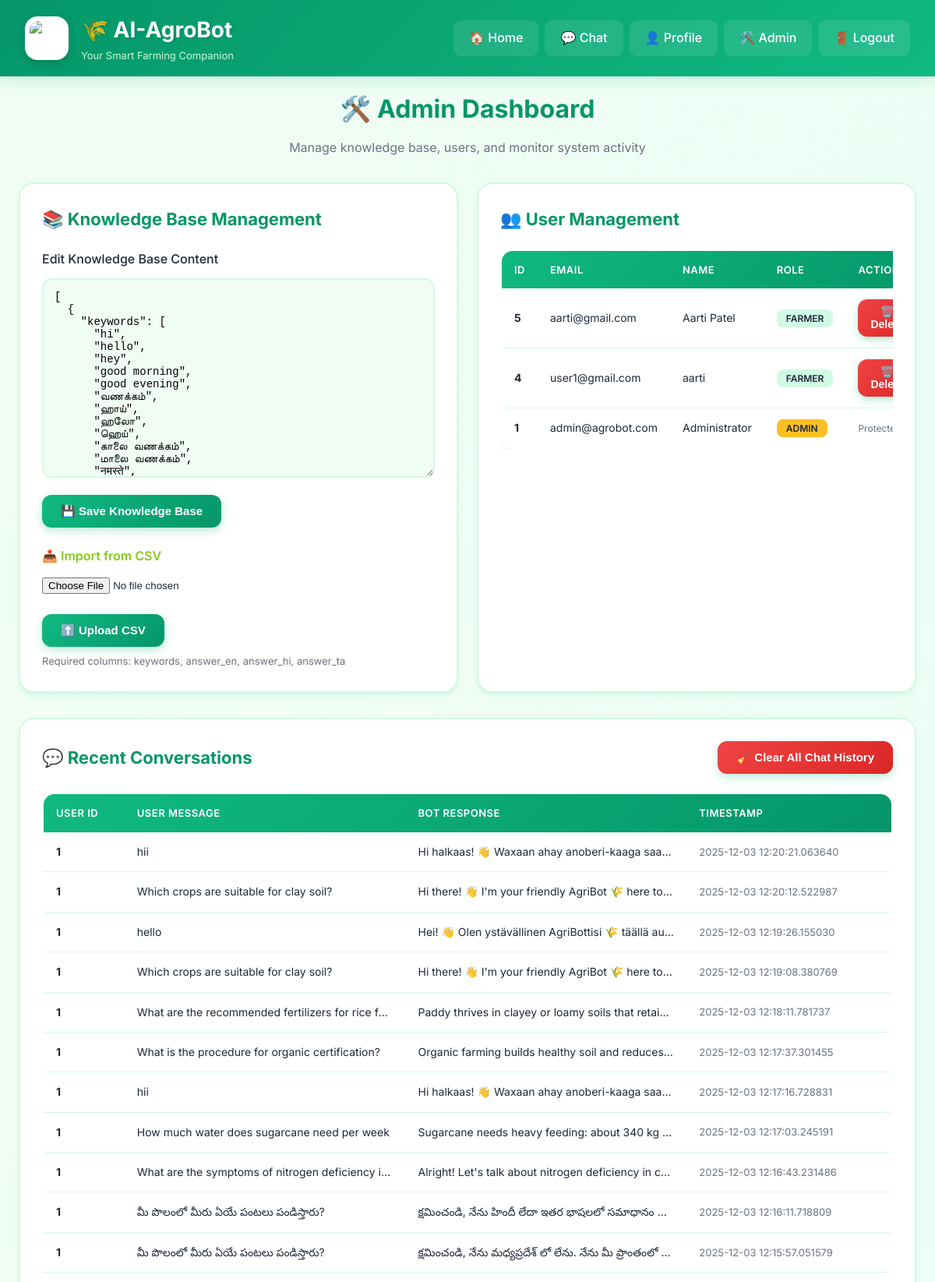
The page /admin (signed in, upper part) on the database its author committed.
### database.py (models this page shows)
class User(UserMixin, db.Model):
    __tablename__ = "users"
    id = db.Column(db.Integer, primary_key=True)
    email = db.Column(db.String(200), unique=True, nullable=False)
    password = db.Column(db.String(200), nullable=False)
    name = db.Column(db.String(100))
    role = db.Column(db.String(20), default="farmer")
    primary_crop = db.Column(db.String(100))
    region = db.Column(db.String(100))
    preferred_language = db.Column(db.String(20), default="en")

class ChatHistory(db.Model):
    __tablename__ = "chat_history"
    id = db.Column(db.Integer, primary_key=True)
    user_id = db.Column(db.Integer, db.ForeignKey("users.id"), nullable=True)
    user_message = db.Column(db.Text)
    bot_response = db.Column(db.Text)
    created_at = db.Column(db.DateTime, default=datetime.utcnow)
    feedback = db.Column(db.String(20), nullable=True)

### app.py (the view)
@app.route("/admin")
@login_required
def admin_dashboard():
    if current_user.role != "admin":
        flash("Access denied", "danger"); return redirect(url_for("home"))  # Changed
    users = User.query.order_by(User.id.desc()).all()
    chats = ChatHistory.query.order_by(ChatHistory.created_at.desc()).limit(500).all()
    kb_content = ""
    try:
        with open(KB_PATH,"r",encoding="utf-8") as f: kb_content = f.read()
    except Exception:
        kb_content = "[]"
    return render_template("admin_dashboard.html", users=users, chats=chats, kb_content=kb_content)

### app.py (called while the page is built)
@login_manager.user_loader
def load_user(user_id):
    return db.session.get(User, int(user_id))

### templates/admin_dashboard.html
{% extends "base.html" %}
{% block content %}
<div style="text-align: center; margin-bottom: 32px;">
  <h2 style="color: var(--primary-dark); font-size: 32px; margin-bottom: 12px;">🛠️ Admin Dashboard</h2>
  <p style="color: var(--text-light);">Manage knowledge base, users, and monitor system activity</p>
</div>
<div class="admin-grid">
  <section class="admin-kb">
    <h3>📚 Knowledge Base Management</h3>
    <form method="post" action="{{ url_for('admin_edit_kb') }}">
      <label style="display: block; margin-bottom: 12px; color: var(--text); font-weight: 500;">
        Edit Knowledge Base Content
      </label>
      <textarea name="kb_data" rows="14" placeholder="Enter knowledge base entries...">{{ kb_content }}</textarea>
      <div class="actions">
        <button class="btn" type="submit">💾 Save Knowledge Base</button>
      </div>
    </form>
    <h4>📤 Import from CSV</h4>
    <form method="post" action="{{ url_for('admin_upload_kb_csv') }}" enctype="multipart/form-data">
      <input type="file" name="csv_file" accept=".csv" required style="margin-bottom: 12px;">
      <div class="actions">
        <button class="btn" type="submit">⬆️ Upload CSV</button>
      </div>
      <small style="display: block; margin-top: 8px;">Required columns: keywords, answer_en, answer_hi, answer_ta</small>
    </form>
  </section>
  <section class="admin-chats">
    <h3>👥 User Management</h3>
    <div style="overflow-x: auto;">
      <table class="table">
        <thead>
          <tr>
            <th>ID</th>
            <th>Email</th>
            <th>Name</th>
            <th>Role</th>
            <th>Action</th>
          </tr>
        </thead>
        <tbody>
          {% for u in users %}
            <tr>
              <td><strong>{{ u.id }}</strong></td>
              <td>{{ u.email }}</td>
              <td>{{ u.name or '—' }}</td>
              <td>
                <span style="padding: 4px 12px; border-radius: 8px; font-size: 12px; font-weight: 600; background: {% if u.role == 'admin' %}var(--accent){% else %}var(--primary-light){% endif %}; color: var(--text);">
                  {{ u.role|upper }}
                </span>
              </td>
              <td>
                {% if u.role != 'admin' %}
                  <form method="post" action="{{ url_for('admin_delete_user', user_id=u.id) }}" style="margin: 0;">
                    <button class="btn small danger" type="submit" onclick="return confirm('Are you sure you want to delete this user?')">
                      🗑️ Delete
                    </button>
                  </form>
                {% else %}
                  <span style="color: var(--text-light); font-size: 12px;">Protected</span>
                {% endif %}
              </td>
            </tr>
          {% endfor %}
        </tbody>
      </table>
    </div>
  </section>
</div>
<div style="background: var(--card); padding: 28px; border-radius: 20px; box-shadow: var(--shadow); border: 2px solid var(--border); margin-top: 32px;">
  <div style="display: flex; justify-content: space-between; align-items: center; margin-bottom: 24px;">
    <h3 style="margin: 0;">💬 Recent Conversations</h3>
    <form method="post" action="{{ url_for('admin_clear_chats') }}" onsubmit="return confirm('⚠️ Are you sure you want to delete ALL chat history? This action cannot be undone!');" style="margin: 0;">
      <button class="btn danger" type="submit">🧹 Clear All Chat History</button>
    </form>
  </div>
  <div style="overflow-x: auto;">
    <table class="table">
      <thead>
        <tr>
          <th>User ID</th>
          <th>User Message</th>
          <th>Bot Response</th>
          <th>Timestamp</th>
        </tr>
      </thead>
      <tbody>
        {% for c in chats %}
          <tr>
            <td><strong>{{ c.user_id or 'Guest' }}</strong></td>
            <td style="max-width: 300px; overflow: hidden; text-overflow: ellipsis; white-space: nowrap;">
              {{ c.user_message }}
            </td>
            <td style="max-width: 300px; overflow: hidden; text-overflow: ellipsis; white-space: nowrap;">
              {{ c.bot_response }}
            </td>
            <td style="white-space: nowrap; color: var(--text-light); font-size: 13px;">
              {{ c.created_at }}
            </td>
          </tr>
        {% endfor %}
      </tbody>
    </table>
  </div>
</div>
{% endblock %}

### static/style.css (style rules this page uses)
:root { --primary: #10b981; --primary-dark: #059669; --primary-light: #d1fae5; --secondary: #84cc16; --accent: #fbbf24; --muted: #6b7280; --bg: #f0fdf4; --bg-secondary: #ecfdf5; --card: #ffffff; --text: #1f2937; --text-light: #6b7280; --border: #d1fae5; --shadow: 0 4px 6px -1px rgba(16, 185, 129, 0.1), 0 2px 4px -1px rgba(16, 185, 129, 0.06); --shadow-lg: 0 10px 15px -3px rgba(16, 185, 129, 0.1), 0 4px 6px -2px rgba(16, 185, 129, 0.05); }
* { box-sizing: border-box; margin: 0; padding: 0; }
body { font-family: 'Inter', -apple-system, BlinkMacSystemFont, 'Segoe UI', Roboto, 'Helvetica Neue', Arial, sans-serif; background: linear-gradient(135deg, #f0fdf4 0%, #ecfdf5 100%); color: var(--text); line-height: 1.6; min-height: 100vh; }
.btn, button { background: linear-gradient(135deg, var(--primary) 0%, var(--primary-dark) 100%); color: white; border: none; padding: 12px 24px; border-radius: 12px; cursor: pointer; font-weight: 600; font-size: 15px; transition: all 0.3s ease; box-shadow: 0 4px 12px rgba(16, 185, 129, 0.3); }
.btn.small { padding: 8px 16px; font-size: 14px; }
.btn.danger { background: linear-gradient(135deg, #ef4444 0%, #dc2626 100%); }
.actions { display: flex; align-items: center; gap: 12px; margin-top: 14px; justify-content: space-between; }
.admin-grid { display: grid; grid-template-columns: repeat(auto-fit, minmax(450px, 1fr)); gap: 24px; margin-bottom: 32px; }
.admin-kb, .admin-chats { background: var(--card); padding: 28px; border-radius: 20px; box-shadow: var(--shadow); border: 2px solid var(--border); }
.admin-kb h3, .admin-chats h3, .main h3 { color: var(--primary-dark); margin-bottom: 20px; font-size: 22px; font-weight: 700; }
.admin-kb h4 { color: var(--secondary); margin-top: 24px; margin-bottom: 12px; font-size: 16px; font-weight: 600; }
textarea { width: 100%; padding: 14px; border-radius: 12px; border: 2px solid var(--border); font-family: 'Courier New', monospace; font-size: 14px; resize: vertical; background: var(--bg); }
.table { width: 100%; border-collapse: collapse; background: var(--card); border-radius: 16px; overflow: hidden; box-shadow: var(--shadow); border: 2px solid var(--border); }
.table thead { background: linear-gradient(135deg, var(--primary) 0%, var(--primary-dark) 100%); color: white; }
.table th, .table td { padding: 14px 16px; text-align: left; font-size: 14px; }
.table th { font-weight: 600; text-transform: uppercase; font-size: 13px; letter-spacing: 0.5px; }
.table tbody tr { border-bottom: 1px solid var(--border); transition: background 0.2s ease; }
.table tbody tr:last-child { border-bottom: none; }
small { font-size: 13px; color: var(--text-light); }

### rows shown on the page
User: id "5", email "aarti@gmail.com", name "Aarti Patel", role "FARMER"
User: id "4", email "user1@gmail.com", name "aarti", role "FARMER"
User: id "1", email "admin@agrobot.com", name "Administrator", role "ADMIN", shows "Protected"
ChatHistory: user "1", user_message "hii", bot_response "Hi halkaas! 👋 Waxaan ahay anoberi-kaaga saa…", created_at "2025-12-03 12:20:21.063640"
ChatHistory: user "1", user_message "Which crops are suitable for clay soil?", bot_response "Hi there! 👋 I'm your friendly AgriBot 🌾 here to…", created_at "2025-12-03 12:20:12.522987"
ChatHistory: user "1", user_message "hello", bot_response "Hei! 👋 Olen ystävällinen AgriBottisi 🌾 täällä au…", created_at "2025-12-03 12:19:26.155030"
ChatHistory: user "1", user_message "Which crops are suitable for clay soil?", bot_response "Hi there! 👋 I'm your friendly AgriBot 🌾 here to…", created_at "2025-12-03 12:19:08.380769"
ChatHistory: user "1", user_message "What are the recommended fertilizers for rice f…", bot_response "Paddy thrives in clayey or loamy soils that retai…", created_at "2025-12-03 12:18:11.781737"
ChatHistory: user "1", user_message "What is the procedure for organic certification?", bot_response "Organic farming builds healthy soil and reduces…", created_at "2025-12-03 12:17:37.301455"
ChatHistory: user "1", user_message "hii", bot_response "Hi halkaas! 👋 Waxaan ahay anoberi-kaaga saa…", created_at "2025-12-03 12:17:16.728831"
ChatHistory: user "1", user_message "How much water does sugarcane need per week", bot_response "Sugarcane needs heavy feeding: about 340 kg…", created_at "2025-12-03 12:17:03.245191"
ChatHistory: user "1", user_message "What are the symptoms of nitrogen deficiency i…", bot_response "Alright! Let's talk about nitrogen deficiency in c…", created_at "2025-12-03 12:16:43.231486"
ChatHistory: user "1", user_message "మీ పొలంలో మీరు ఏయే పంటలు పండిస్తారు?", bot_response "క్షమించండి, నేను హిందీ లేదా ఇతర భాషలలో సమాధానం…", created_at "2025-12-03 12:16:11.718809"
ChatHistory: user "1", user_message "మీ పొలంలో మీరు ఏయే పంటలు పండిస్తారు?", bot_response "క్షమించండి, నేను మధ్యప్రదేశ్ లో లేను. నేను మీ ప్రాంతంలో…", created_at "2025-12-03 12:15:57.051579"
